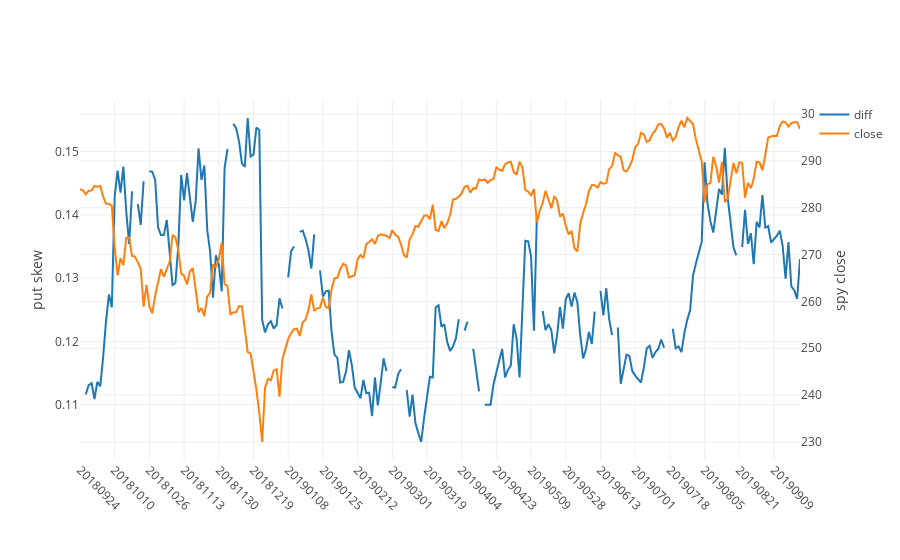

Notebook source saved alongside this figure:
### Markdown cell above
### Use the implied vol skew dataframes to graph changes in vol skew vs price

### Code cell
y = 19
c = SYMBOL_TO_RESEARCH
df_year = df_iv_skew[(df_iv_skew.symbol.str.slice(0,2)==c) & (df_iv_skew.symbol.str.slice(-2,)==str(y))]
df_year['diff'] = df_year['-0.2'] - df_year['0.2']
df_year = df_year[['settle_date','diff']]
df_year = df_year.merge(df_etf[['settle_date','close']],on='settle_date',how='inner')
iplot(plotly_plot(df_year,x_column='settle_date',y_left_label='put skew',yaxis2_cols=['close'],y_right_label=f'{etf} close'))

### Figure 1 — Plotly figure (JSON) as saved in the notebook; plotly's stock layout.template omitted (floating-point values rounded to 4 significant figures; data arrays with more than 128 entries replaced by an {"elided": "..."} marker saying what was removed)
{"data": [{"name": "diff", "type": "scatter", "uid": "27014a58-3708-11ea-b5f3-8c859025e7f9", "x": {"elided": "250 int values"}, "y": {"elided": "250 float values"}, "yaxis": "y"}, {"name": "close", "type": "scatter", "uid": "27014fd0-3708-11ea-9c3f-8c859025e7f9", "x": {"elided": "250 int values"}, "y": {"elided": "250 float values"}, "yaxis": "y2"}], "layout": {"margin": {"b": 100}, "xaxis": {"tickangle": 45, "ticktext": [20180924, 20181010, 20181026, 20181113, 20181130, 20181219, 20190108, 20190125, 20190212, 20190301, 20190319, 20190404, 20190423, 20190509, 20190528, 20190613, 20190701, 20190718, 20190805, 20190821, 20190909], "tickvals": [20180924, 20181010, 20181026, 20181113, 20181130, 20181219, 20190108, 20190125, 20190212, 20190301, 20190319, 20190404, 20190423, 20190509, 20190528, 20190613, 20190701, 20190718, 20190805, 20190821, 20190909], "type": "category"}, "yaxis": {"title": "put skew"}, "yaxis2": {"overlaying": "y", "side": "right", "title": "spy close"}}}
